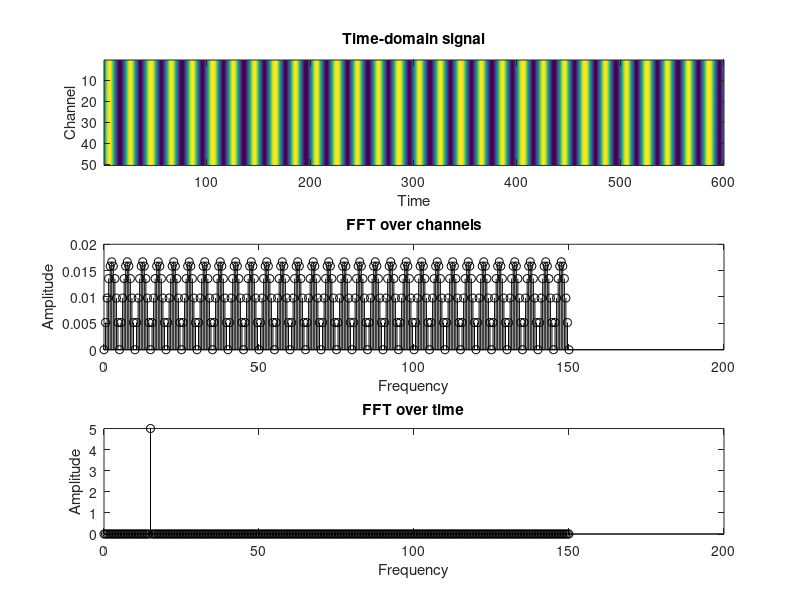
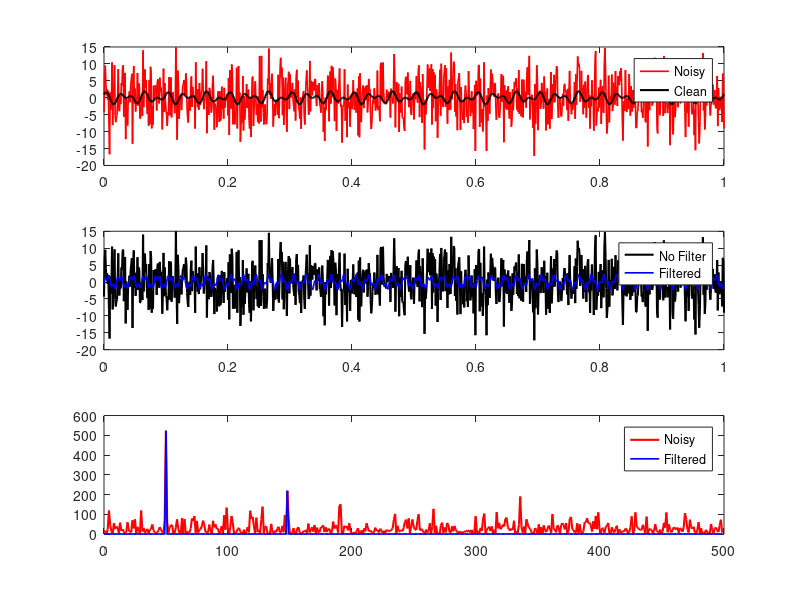
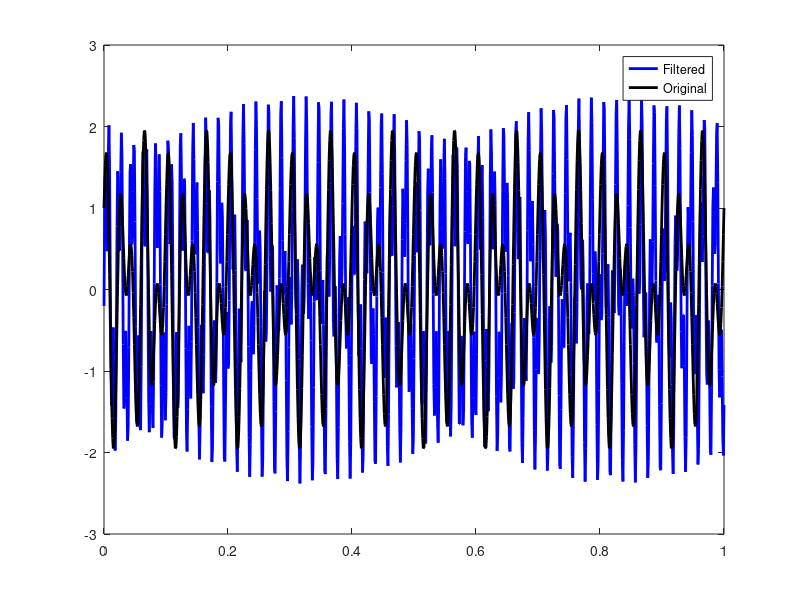

These charts were generated, in order, by the following MATLAB code:
%%
%     Curso do canal ExataMenteS
%     Aula 75 - FFT Matrizes e Filtro
%     Se inscreva no canal e nos ajude a crescer <3
%     https://www.youtube.com/channel/UCZyFebN0_gF2yy5fhVhlXtA
%     Professor: Joao Pinheiro
%     Copyright https://github.com/joaomh
%%
% Dataset
time  = (0:300*2-1)/300;
nPoints = length(time);
nReps = 50;
Data = repmat( 5*sin(2*pi*15*time), nReps,1 );


% FFT of data along each dimension
DataX1 = fft(Data,[],1) / nPoints;
DataX2 = fft(Data,[],2) / nPoints;
Fhz = linspace(0,300/2,floor(nPoints/2)+1);

% check sizes
size(DataX1)
size(DataX2)

% Plot
figure(1), clf
subplot(311)
imagesc(Data)
xlabel('Time'), ylabel('Channel')
title('Time-domain signal')
subplot(312)
stem(Fhz,mean( 2*abs(DataX1(:,1:length(Fhz))) ,1),'k')
xlabel('Frequency'), ylabel('Amplitude')
title('FFT over channels')
subplot(313)
stem(Fhz,mean( 2*abs(DataX2(:,1:length(Fhz))) ,1),'k')
xlabel('Frequency'), ylabel('Amplitude')
title('FFT over time')

%% Filter Signal using FFT
dt   = .001;
time = 0:dt:1;
OrgSignal = sin(2*pi*50*time) + cos(2*pi*30*time); % Sum of 2 frequencies
NoiseSignal = OrgSignal + 5.5*randn(size(time));   % Add some noise

% Compute the Fast Fourier Transform FFT
nPoints = length(time);
FCoef = fft(NoiseSignal,nPoints);

% Compute the fast Fourier transform
PSD = FCoef.* conj(FCoef)/nPoints;             % Power spectrum
VecTime = 1/(dt*nPoints)*(0:nPoints);          % Frequencies vector
L = 1:floor(nPoints/2);


% Use the PSD to filter out noise
Idx      = PSD > 195;         % Find all freqs with large power
PSDclean = PSD .* Idx;        % Zero out all others
FCoef    = Idx .* FCoef;      % Zero out small Fourier coeffs. in Y
ffilt    = ifft(FCoef);       % Inverse FFT for filtered time signal

% Plots
figure(2), clf
subplot(3,1,1)
plot(time,NoiseSignal,'r','LineWidth',1.2), hold on
plot(time,OrgSignal,'k','LineWidth',1.5)
legend('Noisy','Clean')
subplot(3,1,2)
plot(time,NoiseSignal,'k','LineWidth',1.5), hold on
plot(time,ffilt,'b','LineWidth',1.2)
legend('No Filter','Filtered')
subplot(3,1,3)
plot(VecTime(L),PSD(L),'r','LineWidth',1.5), hold on
plot(VecTime(L),PSDclean(L),'-b','LineWidth',1.2)
legend('Noisy','Filtered')

figure(3), clf
plot(time,ffilt,'b','LineWidth',2)
hold on
plot(time,OrgSignal,'k','LineWidth',2)
legend('Filtered','Original')
